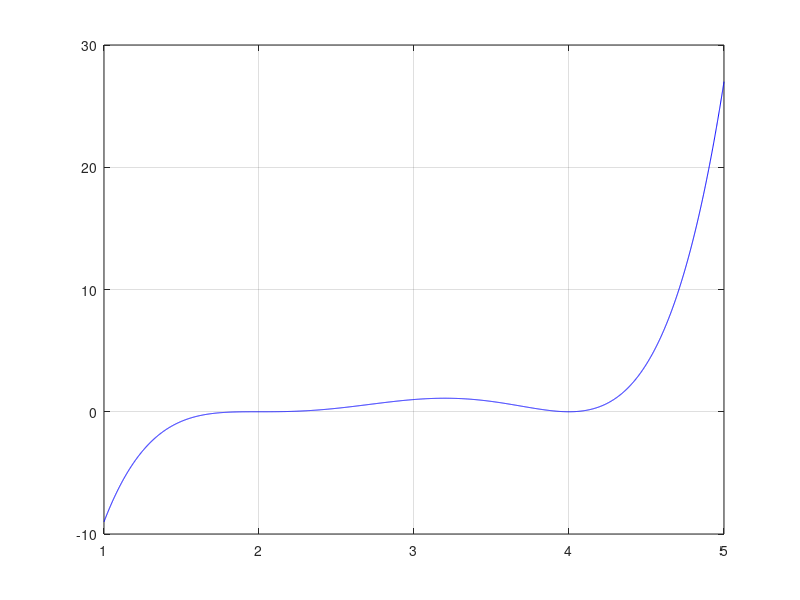

Reproduce this figure in MATLAB. (Note: this script raises an error after producing the figure.)
clear all;
%xn = x - f(x) / f'(x)

f = inline('((x-2).^3) .* ((x-4).^2)', 'x');
df = inline('(5*x-16) .* ((x-2).^2) .* (x-4)', 'x');
x = 1:0.001:5;
plot(x,f(x), 'b');
hold on;
grid;

tol = 1e-5;
x0 = 3;
root = Newton(f, df, x0, tol);
